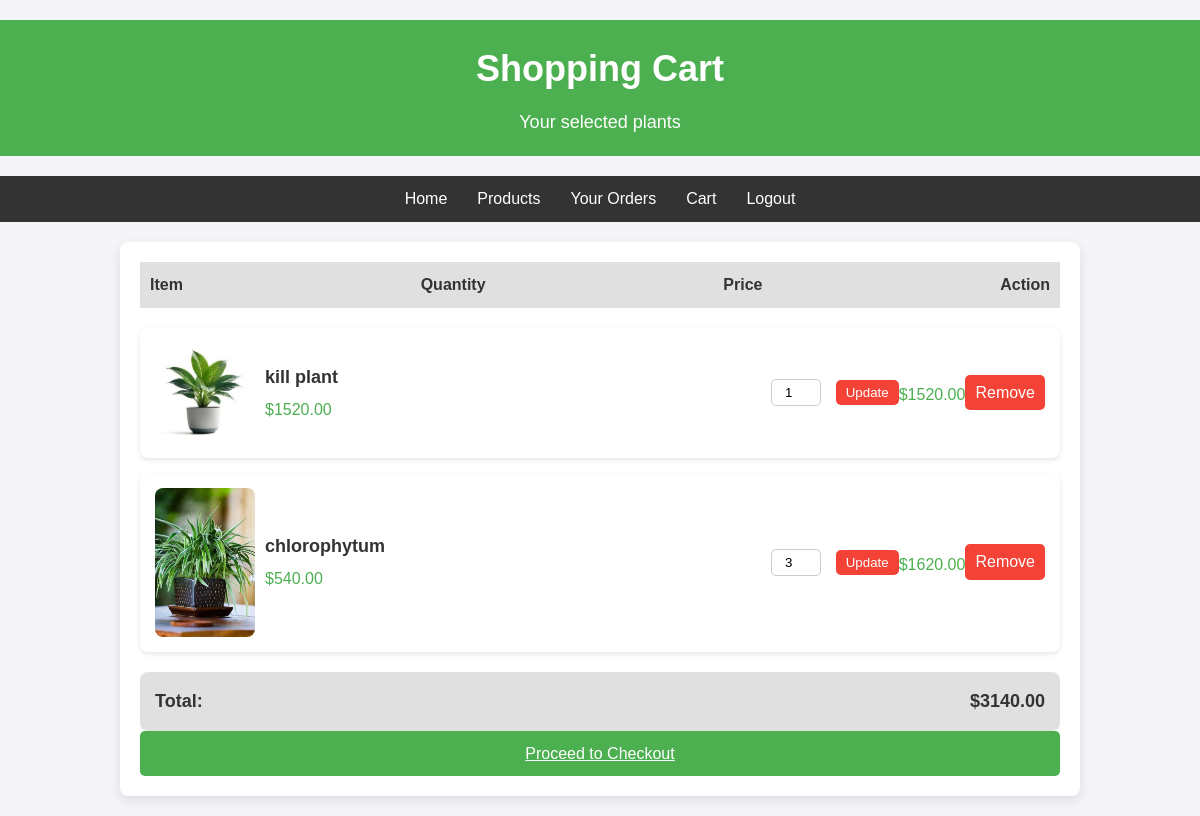
The page /cart_view/ (signed in) on the database its author committed.
### myapp/models.py (models this page shows, shortened)
class CartItem(models.Model):
    cart = models.ForeignKey(Cart, related_name='items', on_delete=models.CASCADE)
    plant = models.ForeignKey(Plant, on_delete=models.CASCADE)
    quantity = models.PositiveIntegerField(default=1)
    def total_price(self):
        return self.plant.price * self.quantity

class Plant(models.Model):
    name = models.CharField(max_length=100)  # Plant name (e.g., Rose, Tulip)
    price = models.DecimalField(max_digits=6, decimal_places=2)  # Price
    image = models.ImageField(upload_to='plants/')  # Image of the plant
    description = models.TextField()  # Description of the plant
    category = models.ForeignKey(Category, on_delete=models.CASCADE, related_name='plants')
    stock = models.PositiveIntegerField(default=0)

### myapp/views.py (the view)
# urls.py: path('cart_view/', views.cart_view, name='cart_view'),
@login_required
def cart_view(request):
    cart, created = Cart.objects.get_or_create(user=request.user)
    cart_items = CartItem.objects.filter(cart=cart)
    total_price = cart.total_price()
    return render(request, 'cart.html', {
        'cart_items': cart_items,
        'total_price': total_price
    })

### myapp/models.py (called while the page is built)
    def total_price(self):
        total = sum(item.total_price() for item in self.items.all())
        return total

### templates/cart.html (shortened to what this page needs)
{% load static %}
<!DOCTYPE html>
<html lang="en">
<head>
</head>
<body>
    <header>
        <h1>Shopping Cart</h1>
        <p>Your selected plants</p>
    </header>
    {% if user.is_authenticated %}
    <nav class="navbar">
        <ul>
            <li><a href="{% url 'home' %}">Home</a></li>
            <li><a href="{% url 'plant_list' %}">Products</a></li>
            <li><a href="{% url 'orders_list' %}">Your Orders</a></li>
            <li><a href="{% url 'cart_view' %}">Cart</a></li>
            <li><a href="{% url 'custom_logout' %}">Logout</a></li>
        </ul>
    </nav>
    {% endif %}
    <div class="cart-container">
        <div class="cart-header">
            <div>Item</div>
            <div>Quantity</div>
            <div>Price</div>
            <div>Action</div>
        </div>
        {% for item in cart_items %}
        <div class="cart-item">
            <img src="{{ item.plant.image.url }}" alt="{{ item.plant.name }}">
            <div class="cart-item-details">
                <div class="cart-item-name">{{ item.plant.name }}</div>
                <div class="cart-item-price">${{ item.plant.price }}</div>
            </div>
            <form method="POST" action="{% url 'update_quantity' item.id %}">
                <input type="number" class="quantity-input" name="quantity" value="{{ item.quantity }}" min="1">
                <button type="submit" class="remove-btn">Update</button>
            </form>
            <div class="cart-item-price">${{ item.total_price }}</div>
            <a href="{% url 'remove_from_cart' item.id %}" class="remove-btn">Remove</a>
        </div>
        {% empty %}
        <div class="empty-cart">
            <p>Your cart is empty.</p>
        </div>
        {% endfor %}
        {% if cart_items %}
        <div class="total-container">
            <div>Total:</div>
            <div>${{ total_price|floatformat:2 }}</div>
        </div>
        <a href="{% url 'checkout' %}" class="checkout-btn">Proceed to Checkout</a>
        {% endif %}
    </div>
</body>
</html>

### templates/cart.html (style rules this page uses)
* { margin: 0; padding: 0; box-sizing: border-box; }
body { font-family: 'Arial', sans-serif; background-color: #f4f4f9; color: #333; line-height: 1.6; padding: 20px 0; }
header { background-color: #4CAF50; color: white; text-align: center; padding: 20px 0; margin-bottom: 20px; }
header h1 { font-size: 36px; margin-bottom: 10px; }
header p { font-size: 18px; }
nav.navbar { background-color: #333; padding: 10px; margin-bottom: 20px; }
nav.navbar ul { list-style: none; display: flex; justify-content: center; }
nav.navbar ul li { margin: 0 15px; }
nav.navbar ul li a { color: white; text-decoration: none; font-size: 16px; }
.cart-container { width: 80%; margin: 0 auto; background-color: white; border-radius: 8px; padding: 20px; box-shadow: 0 4px 12px rgba(0, 0, 0, 0.1); }
.cart-header { display: flex; justify-content: space-between; padding: 10px; background-color: #e0e0e0; margin-bottom: 20px; font-weight: bold; }
.cart-item { display: flex; justify-content: space-between; background-color: #fff; margin-bottom: 15px; padding: 15px; border-radius: 8px; box-shadow: 0 2px 5px rgba(0, 0, 0, 0.1); align-items: center; }
.cart-item img { width: 100px; height: auto; border-radius: 8px; object-fit: cover; }
.cart-item-details { flex-grow: 1; padding: 0 10px; }
.cart-item-name { font-size: 18px; font-weight: bold; }
.cart-item-price { color: #4CAF50; font-size: 16px; margin-top: 5px; }
.quantity-input { width: 50px; padding: 5px; text-align: center; border: 1px solid #ccc; border-radius: 5px; margin-right: 10px; }
.remove-btn { background-color: #f44336; color: white; border: none; padding: 5px 10px; border-radius: 5px; cursor: pointer; text-decoration: none; }
.total-container { display: flex; justify-content: space-between; padding: 15px; background-color: #e0e0e0; font-size: 18px; font-weight: bold; margin-top: 20px; border-radius: 8px; }
.checkout-btn { display: inline-block; background-color: #4CAF50; color: white; padding: 10px 20px; border: none; border-radius: 5px; cursor: pointer; text-align: center; width: 100%; font-size: 16px; }

### rows shown on the page
CartItem: plant.image (picture), plant.name "kill plant", plant.price "1520.00", quantity "1", total_price "1520.00"
CartItem: plant.image (picture), plant.name "chlorophytum", plant.price "540.00", quantity "3", total_price "1620.00"

### other values the page prints
{{ total_price|floatformat:2 }} "3140.00"
